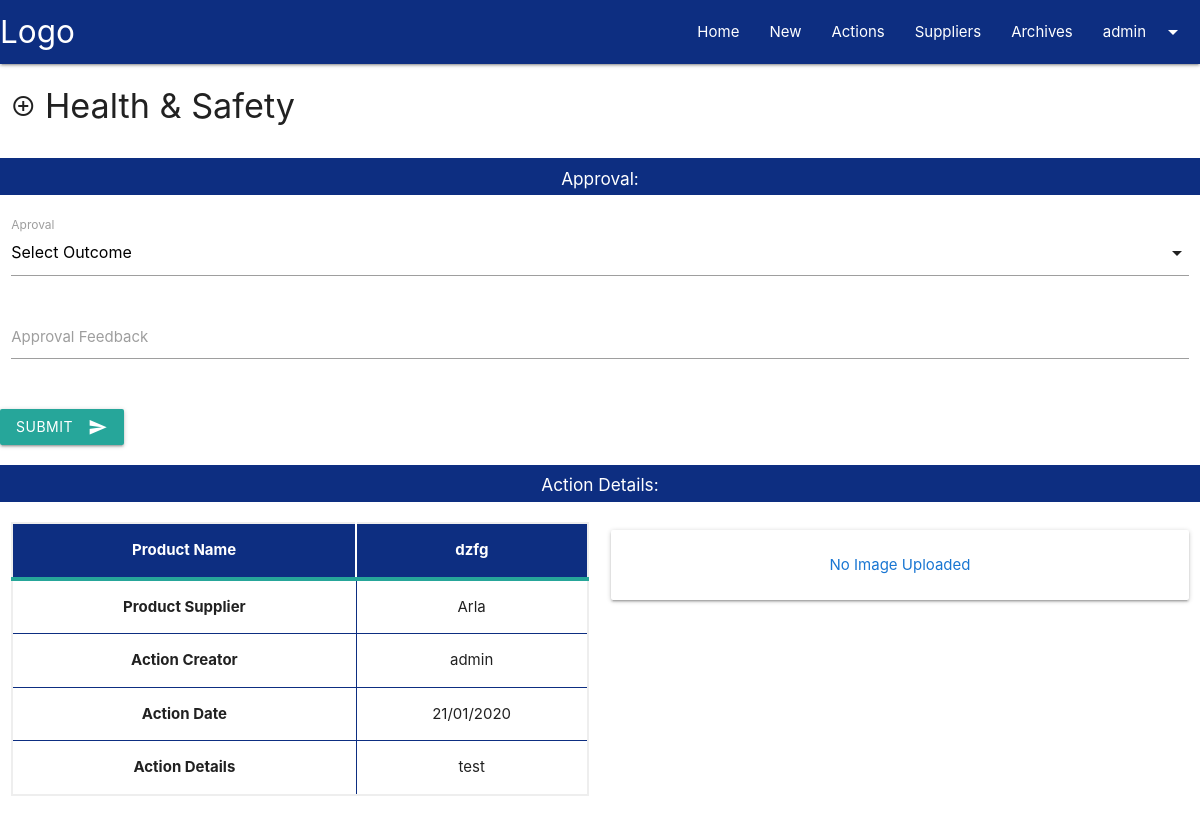
The app's page /action/answer/1 (signed in) with its own data.
### tracker/models.py (models this page shows, shortened)
class User(UserMixin, db.Model):
    id = db.Column(db.Integer, primary_key=True)
    username = db.Column(db.String(50), unique=True)
    password = db.Column(db.String(150))
    user_type = db.Column(db.Integer)
    admin = db.Column(db.Boolean, default=False)
    requests_created = db.relationship('Posts',
                               foreign_keys='Posts.user_id',
                               backref='published_by',
                               lazy=True)
    @property
    def unhashed_password(self):
        raise AttributeError('Cannot view unhashed password!')

class Posts(db.Model):
    id = db.Column(db.Integer, primary_key=True)
    title = db.Column(db.String(80), nullable=False)
    date_posted = db.Column(db.DateTime, nullable=False,
        default=datetime.utcnow)
    user_id = db.Column(db.Integer, db.ForeignKey('user.id'))
    content = db.Column(db.Text, nullable=True)
    supplier_id = db.Column(db.Integer, db.ForeignKey('suppliers.id'),
        nullable=False)
    contact_name = db.Column(db.String(50))
    new_product = db.Column(db.Boolean, default=False)
    product_number = db.Column(db.Integer)
    product_name = db.Column(db.String(80), nullable=False)
    product_type = db.Column(db.String(50), nullable=False)
    product_length = db.Column(db.Integer)
    product_width = db.Column(db.Integer)
    product_height =db.Column(db.Integer)
    product_weight = db.Column(db.Float)
    case_orientation = db.Column(db.Boolean, default=False)
    units_per_case = db.Column(db.Float)
    inners_per_case = db.Column(db.Float)
    ex_product_length = db.Column(db.Integer)
    ex_product_width = db.Column(db.Integer)
    ex_product_height =db.Column(db.Integer)
    ex_product_weight = db.Column(db.Float)
    ex_case_orientation = db.Column(db.Boolean, default=False)
    ex_units_per_case = db.Column(db.Float)
    ex_inners_per_case = db.Column(db.Float)
    healthandsafety = db.Column(db.Integer, default=0)
    quality = db.Column(db.Integer, default=0)
    cagefill = db.Column(db.Integer, default=0)
    restaurantimpact = db.Column(db.Integer, default=0)
    status = db.Column(db.String(20), nullable=True)
    complete = db.Column(db.Boolean, default=False)
    actions = db.relationship(
        'Actions',
        foreign_keys='Actions.posts_id',
        backref='action_post',
        lazy=True
    )

class Suppliers(db.Model):
    id = db.Column(db.Integer, primary_key=True)
    supplier_name = db.Column(db.String(80), nullable=False)
    display = db.Column(db.Boolean, default=True)
    suppliers = db.relationship(
        'Posts',
        foreign_keys='Posts.supplier_id',
        backref='supplier',
        lazy=True
    )

class Actions(db.Model):
    id = db.Column(db.Integer, primary_key=True)
    posts_id = db.Column(db.Integer, db.ForeignKey('posts.id'),
        nullable=False)
    stage = db.Column(db.Integer)
    created_by = db.Column(db.Integer, db.ForeignKey('user.id'))
    created_on = db.Column(db.DateTime, nullable=False,
        default=datetime.utcnow)
    content = db.Column(db.Text, nullable=True)
    image = db.Column(db.String(80), nullable=True)
    layer_type = db.Column(db.String(50), nullable=True)
    case_per_layer = db.Column(db.Integer, default=0)
    total_layers = db.Column(db.Integer, default=0)
    total_cases = db.Column(db.Integer, default=0)
    ex_layer_type = db.Column(db.String(50), nullable=True)
    ex_case_per_layer = db.Column(db.Integer, default=0)
    ex_total_layers = db.Column(db.Integer, default=0)
    ex_total_cases = db.Column(db.Integer, default=0)
    approval = db.Column(db.Integer, nullable=True)
    approved_by = db.Column(db.Integer, db.ForeignKey('user.id'))
    approved_on = db.Column(db.DateTime, nullable=True)
    feedback = db.Column(db.Text, nullable=True)

### tracker/routes/action.py (the view, shortened to what this page needs)
@action.route('/action/answer/<int:action_id>', methods=['GET', 'POST'])
@login_required
def action_answer(action_id):
    action = Actions.query.get_or_404(action_id)
    return render_template('action_answer.html', action=action)

### tracker/__init__.py (called while the page is built)
def create_app(config_file='settings.py'):
    app = Flask(__name__)
    app.config.from_pyfile(config_file)
    db.init_app(app)
    login_manager.init_app(app)
    login_manager.login_view = 'auth.login'
    @login_manager.user_loader
    def load_user(user_id):
        return User.query.get(user_id)
    app.register_blueprint(main)
    app.register_blueprint(auth)
    app.register_blueprint(supplier)
    app.register_blueprint(action)
    app.cli.add_command(create_tables)
    return app

### tracker/templates/action_answer.html (shortened to what this page needs)
{% extends 'base.html' %}  {% block content %}
<div class="container-fluid">
    <div class="row">
        <div class="col s12">
            {% if action.stage == 1 %}
            <h4><i class="material-icons">add_circle_outline</i> Health & Safety</h4>
            {% elif action.stage == 2 %}
            <h4><i class="material-icons">search</i> Quality</h4>
            {% elif action.stage == 3 %}
            <h4><i class="material-icons">shopping_cart</i> Cagefill</h4>
            {% else %}
            <h4><i class="material-icons">restaurant</i> Restaurant Impact</h4>
            {% endif %}
        </div>
    </div>
</div>
<div class="container-fluid">
    <div class="row branded-blue">
        <div class="col s12">
            <h6 class="center text-white">Approval:</h6>
        </div>
    </div>
    <form method="POST" action="{{ url_for('action.action_answer', action_id=action.id) }}">
        <div class="row">
            <div class="input-field col s12">
                <label>Aproval</label>
            </div>
            <div class="input-field col s12">
                <textarea id="feedback" name="feedback" class="materialize-textarea" required>{% if action.feedback != None %}{{ action.feedback }}{% endif %}</textarea>
                <label for="feedback">Approval Feedback</label>
            </div>
        </div>
        <div class="row">
            <button class="btn waves-effect waves-light" type="submit">Submit<i class="material-icons right">send</i></button>
        </div>
    </form>
    <div class="row branded-blue">
        <div class="col s12">
            <h6 class="center text-white">Action Details: </h6>
        </div>
    </div>
    {% if action.stage == 1 %}
    <div class="row">
        <div class="col s12 l6">
            <table class="centered branded-table highlight">
                <thead class="text-white">
                    <tr>
                        <th>Product Name</th>
                        <th>{{ action.action_post.product_name }}</th>
                    </tr>
                </thead>
                <tbody>
                    <tr>
                        <td><b>Product Supplier</b></td>
                        <td>{{ action.action_post.supplier.supplier_name }}</td>
                    </tr>
                    <tr>
                        <td><b>Action Creator</b></td>
                        <td>{{ action.action_post.published_by.username }}</td>
                    </tr>
                    <tr>
                        <td><b>Action Date</b></td>
                        <td>{{ action.created_on.strftime('%d/%m/%Y') }}</td>
                    </tr>
                    <tr>
                        <td><b>Action Details</b></td>
                        <td>{{ action.content }}</td>
                    </tr>
                </tbody>
            </table>
        </div>
        <div class="col s12 l6 action-container">
            {% if action.image == "" %}
            <div class="card-panel center">
                <span class="blue-text text-darken-2">No Image Uploaded</span>
            </div>
            {% else%}
            <img class="materialboxed responsive-img" src="{{ url_for('static', filename=action.image) }}" alt="{{ url_for('static', filename=action.image) }}"> {% endif %}
        </div>
    </div>
    {% endif %}
</div>
{% endblock content %}

### tracker/templates/base.html (shortened to what this page needs)
<!DOCTYPE html>
<html>
<head>
    <link rel="stylesheet" href="https://cdnjs.cloudflare.com/ajax/libs/materialize/1.0.0/css/materialize.min.css">
    <link rel="stylesheet" href="{{ url_for('static', filename='css/main.css') }}" type="text/css" />
</head>
<body>
    <div class="navbar-fixed">
        <nav>
            <div class="nav-wrapper branded-blue">
                <a href="{{ url_for('main.index') }}" class="brand-logo">Logo</a>
                <ul class="right hide-on-med-and-down">
                    <li><a href="{{ url_for('main.index') }}">Home</a></li>
                    <li><a href="{{ url_for('main.add_request') }}">New</a></li>
                    <li><a href="{{ url_for('action.action_outstanding') }}">Actions</a></li>
                    <li><a href="{{ url_for('supplier.suppliers') }}">Suppliers</a></li>
                    <li><a href="{{ url_for('main.archives') }}">Archives</a></li>
                    <li><a class="dropdown-trigger" href="#!" data-target="dropdown1">
                        {% if current_user.is_authenticated %}{{ current_user.username }}{% else %}Login/Register{% endif %}
                        <i class="material-icons right">arrow_drop_down</i>
                    </a></li>
                </ul>
            </div>
        </nav>
    </div>
    {% block content %} {% endblock %}
</body>
</html>

### tracker/static/css/main.css (style rules this page uses)
.branded-blue { background-color: #0d2e81; }
.text-white { color: #fff; }
table.branded-table { border: 2px solid #EEEEEE; text-align: center; border-collapse: collapse; }
table.branded-product-table td, table.branded-product-table th, table.branded-table td, table.branded-table th { border: 1px solid #0D2E81; }
table.branded-product-table thead, table.branded-table thead { background: #0D2E81; border-bottom: 4px solid #26A699; }
table.branded-product-table thead th, table.branded-table thead th { font-weight: bold; color: #FFFFFF; text-align: center; border-left: 2px solid #FFFFFF; }
table.branded-product-table thead th:first-child, table.branded-table thead th:first-child { border-left: none; }
.action-container { margin-top: 1rem; }
@media screen and (min-width: 992px) { .action-container { margin-top: 0; } }

### records on screen
User: username "admin", action_post.published_by.username "admin"
Posts: action_post.product_name "dzfg"
Suppliers: action_post.supplier.supplier_name "Arla"
Actions: created_on "21/01/2020", content "test"
